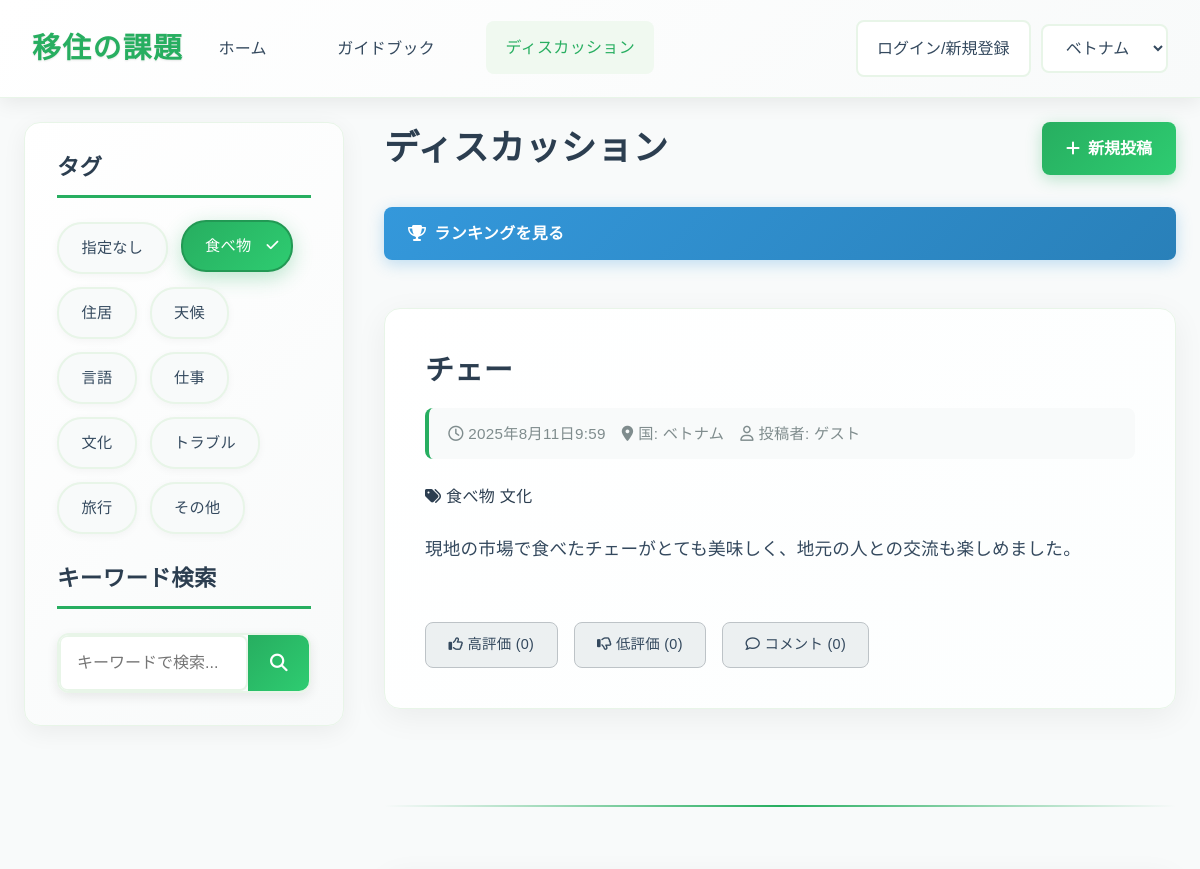
The app's page /discussions/?tag=2 (upper part), older data.
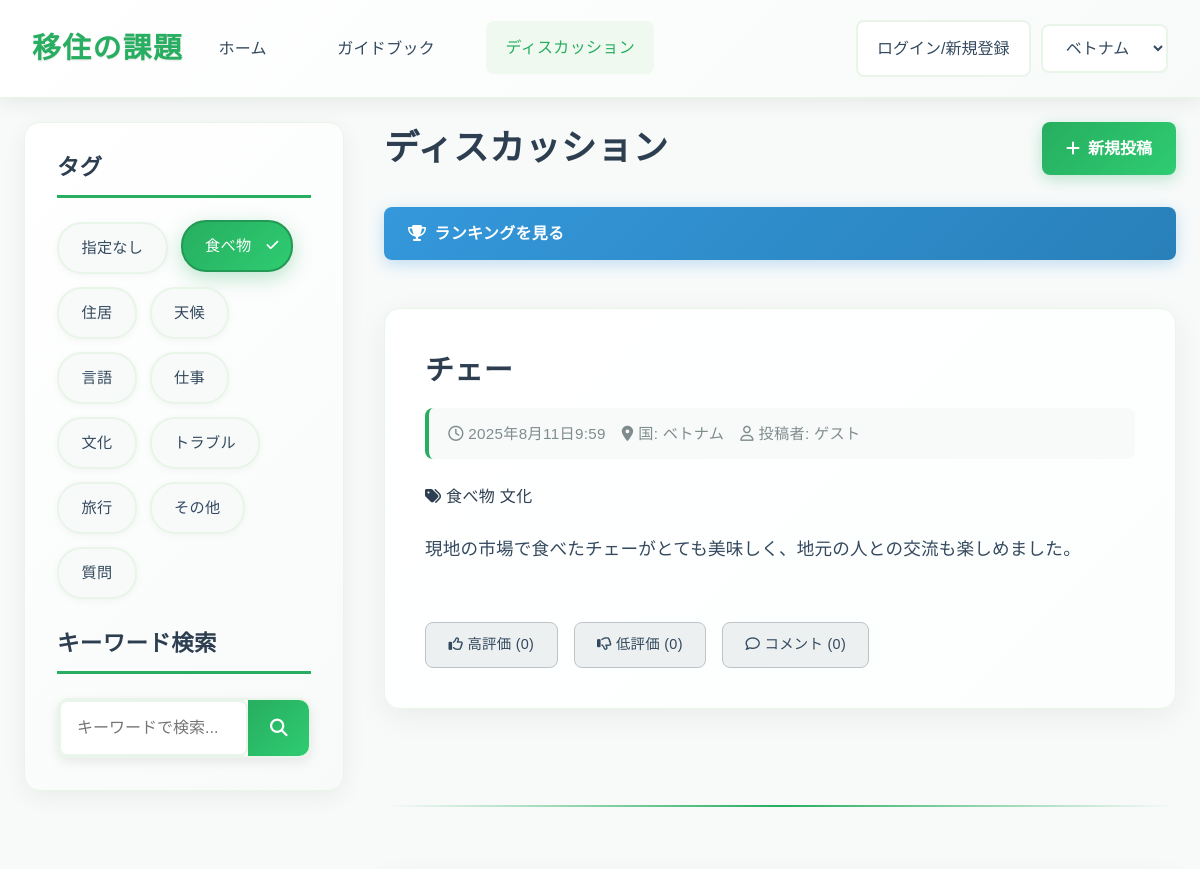
The same page, newer data.
### app1/models.py (models this page shows, shortened)
class Tags(models.Model):
    name=models.CharField(max_length=43,unique=True)

class  Article(models.Model):
    id=models.UUIDField(primary_key=True,default=uuid.uuid4,editable=False)
    title=models.TextField(verbose_name="title")
    country=models.TextField(verbose_name="country")
    user_name=models.TextField(default="ゲスト",verbose_name="user_name")
    body=models.TextField(verbose_name="content")
    tag=models.ManyToManyField('Tags',verbose_name="tag",null=False,blank=False)
    picture=models.ImageField(upload_to="app1/picture/",null=True,blank=True,verbose_name="picture")
    created=models.DateTimeField(auto_now_add=True,verbose_name="created_date_time")
    edited=models.DateTimeField(auto_now_add=True,verbose_name="edited_date_time")
    likes=models.IntegerField(default=0,verbose_name="likes_count")
    dislikes=models.IntegerField(default=0,verbose_name="dislikes_count")
    comments=models.IntegerField(default=0,verbose_name="comments_count")
    score=models.IntegerField(default=0,verbose_name="score")

### app1/views.py (the view, shortened to what this page needs)
class DiscussionsView(View):
    def get(self, request):
        form = ArticleModelForm()
        tag_id = request.GET.getlist('tag')
        keyword = request.GET.get('q')
        articles = Article.objects.all().order_by("-created")
        if tag_id:
            for tid in tag_id:
                articles = articles.filter(tag__id=tid)
            articles = articles.distinct()
        if keyword:
            articles = articles.filter(Q(title__icontains=keyword) | Q(body__icontains=keyword))
        comments = Comment.objects.all()
        tags = Tags.objects.all()
        context = {
            'form': form,
            'articles': articles,
            'comments': comments,
            'tags': tags,
            'selected_tags': tag_id,
            'keyword': keyword
        }
        return render(request, 'app1/discussions.html', context)

### app1/forms.py
class ArticleModelForm(ModelForm):
    class Meta:
        model=Article
        fields=["title","country","tag","body","picture"]
        widgets = {
            "tag": forms.CheckboxSelectMultiple()
        }

### templates/app1/discussions.html (shortened to what the changed rows need)
<!DOCTYPE html>
<html lang="ja">
<head>
    <link rel="stylesheet" href="https://cdnjs.cloudflare.com/ajax/libs/font-awesome/6.0.0-beta3/css/all.min.css">
    <link rel="stylesheet" href="https://cdn.jsdelivr.net/npm/bootstrap@4.1.3/dist/css/bootstrap.min.css">
    <link rel="stylesheet" href="https://cdnjs.cloudflare.com/ajax/libs/font-awesome/6.4.0/css/all.min.css">
    {% load static %}
    <link rel="stylesheet" href="{% static 'app1/css/style.css' %}">
</head>
<body>
    <main class="container">
        <div class="page-content-wrapper">
            <div class="sidebar">
                <div id="discussion-tags" class="tag-list">
                    {% for tag in tags %}
                    {% if tag.id == 1 %}
                    <a href="/discussions" class="tag">{{ tag.name }}</a>
                    {% else %}
                        {% if tag.id|stringformat:'s' in selected_tags %}
                        <a href="{% url 'app1:search' %}?tag={{ tag.id }}{% for t in selected_tags %}{% if t != tag.id|stringformat:'s' %}&tag={{ t }}{% endif %}{% endfor %}{% if keyword %}&q={{ keyword }}{% endif %}"
                        class="tag active">{{tag.name}}</a>
                        {% else %}
                        <a href="{% url 'app1:search' %}?tag={{ tag.id }}{% for t in selected_tags %}{% if t != tag.id|stringformat:'s' %}&tag={{ t }}{% endif %}{% endfor %}{% if keyword %}&q={{ keyword }}{% endif %}"
                        class="tag">{{tag.name}}</a>
                        {% endif %}
                    {% endif %}
                    {% endfor %}
                </div>
            </div>
            <div class="main-content">
                <div style="display: flex; justify-content: space-between; align-items: center; margin-bottom: 2rem; flex-wrap: wrap; gap: 1rem;">
                    <h2 style="margin: 0;">ディスカッション</h2>
                </div>
                <div class="discussion-list">
                    <a href="{% url 'app1:ranking' %}" class="ranking-link">
                        <i class="fas fa-trophy"></i>
                        ランキングを見る
                    </a>
                    {% for article in articles %}
                    <article class="post-detail">
                        <header>
                            <h2>{{article.title}}</h2>
                            <div class="post-meta">
                                <span><i class="far fa-clock"></i> {{article.created}}</span>
                                <span><i class="fas fa-map-marker-alt"></i> 国: {{article.country}}</span>
                                <span><i class="far fa-user"></i> 投稿者: {{article.user_name}}
                                </span>
                            </div>
                            {% if article.tag.all %}
                            <div class="post-tags">
                                <i class="fas fa-tags"></i>
                                {% for tag in article.tag.all %}
                                <span class="post-tag">{{tag.name}}</span>
                                {% endfor %}
                            </div>
                            {% endif %}
                        </header>
                        <div class="post-content">
                            <div class="post-text">
                                <p>{{article.body}}</p>
                            </div>
                        </div>
                        <footer class="post-actions">
                            <button onclick="location.href='/like/add/{{article.id}}'" class="btn btn-secondary">
                                <i class="far fa-thumbs-up"></i> 高評価 ({{article.likes}})
                            </button>
                            <button onclick="location.href='/dislike/add/{{article.id}}'" class="btn btn-secondary">
                                <i class="far fa-thumbs-down"></i> 低評価 ({{article.dislikes}})
                            </button>
                            <button onclick="location.href='/comment/post/{{article.id}}'" class="btn btn-secondary">
                                <i class="far fa-comment"></i> コメント ({{article.comments}})
                            </button>
                        </footer>
                    </article>
                    <hr>
                    {% endfor %}
                </div>
            </div>
        </div>
    </main>
</body>
</html>

Row changes from the older to the newer data that the page shows:
added Tags: name "質問", shown under "タグ"
